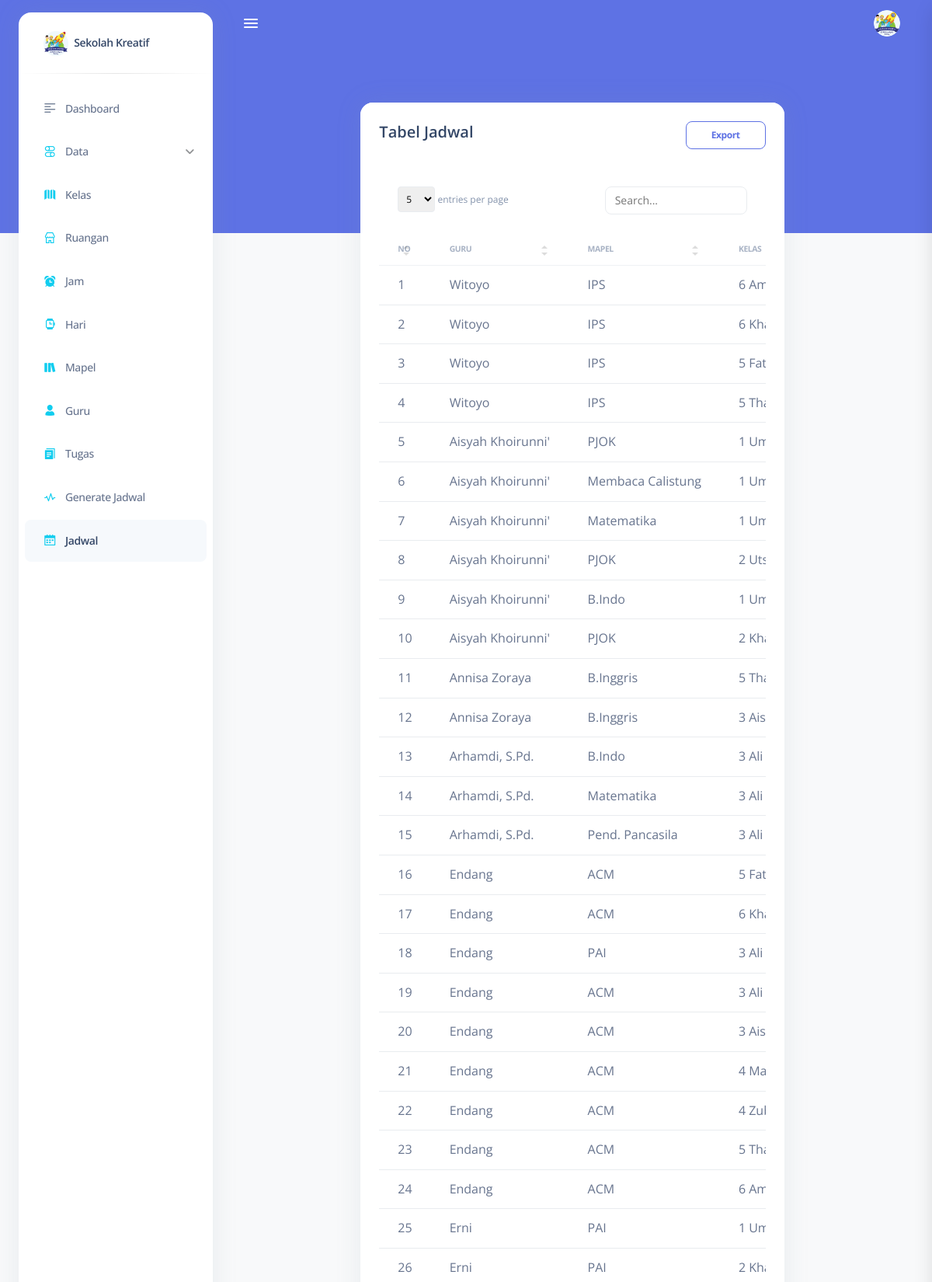
The page /jadwal/ (signed in, upper part) on the database its author committed.
### core/models.py (models this page shows, shortened)
class Jadwal(models.Model):
  tugas = models.ForeignKey(Tugas, on_delete=models.SET_NULL, null=True)
  waktu = models.ForeignKey(Hari, on_delete=models.SET_NULL, null=True)

class Tugas(models.Model):
    mapel = models.ForeignKey(MataPelajaran, on_delete=models.SET_NULL, null=True)
    guru = models.ForeignKey(Guru, on_delete=models.SET_NULL, null=True)

class Guru(models.Model):
    nama = models.CharField(max_length=30)
    alamat = models.CharField(max_length=200)
    jenis_kelamin = models.CharField(max_length=1, choices=JENIS_KELAMIN)
    status = models.IntegerField(choices=STATUS_PEGAWAI, default=1)

class MataPelajaran(models.Model):
    nama_mapel = models.CharField(max_length=50)
    kelas = models.ForeignKey(Kelas, on_delete=models.SET_NULL, null=True)
    waktu = models.IntegerField()

class Kelas(models.Model):
    nama_kelas = models.CharField(max_length=50)

### core/jadwalviews.py (the view)
# urls.py: path('jadwal/', jadwalviews.jadwal_views, name='jadwal'),
@login_required
def jadwal_views(request):
  context = {'jadwal': Jadwal.objects.order_by('tugas__guru__nama', 'waktu__nama_hari').all()}
  return render(request, 'penjadwalan/jadwal/index.html', context)

### core/models.py (called while the page is built)
  def __str__(self):
    return '{} - {}'.format(self.waktu_mulai, self.waktu_selesai)

### core/templatetags/auth_extras.py (called while the page is built)
@register.filter(name='has_group')
def has_group(user, group_name):
    try:
        group = Group.objects.get(name=group_name)
    except Group.DoesNotExist:
        return False
    return True if group in user.groups.all() else False

### templates/penjadwalan/jadwal/index.html (shortened to what this page needs)
{% extends 'base.html' %}
{% load static %}
{% block content %}
<main class="main-content position-relative border-radius-lg ">
  <div class="container-fluid py-4">
    <div class="row mt-4">
      <div class="col-8 mx-auto">
        <div class="card">
          <div class="card-header pb-0">
            <div class="d-flex">
              <div>
                <h5 class="mb-0">Tabel Jadwal</h5>
              </div>
              <div class="ms-auto my-auto mt-0">
                <div class="ms-auto my-auto">
                  <a href="" class="btn btn-outline-primary btn-sm mb-0">
                    Export</a>
                </div>
              </div>
            </div>
          </div>
          <div class="card-body">
            <div class="table-responsive">
              <table class="table table-flush" id="datatable-search">
                <thead class="thead-light">
                  <tr>
                    <th>No</th>
                    <th>Guru</th>
                    <th>Mapel</th>
                    <th>Kelas</th>
                  </tr>
                </thead>
                <tbody>
                  {% for k in jadwal %}
                  <tr>
                    <td>{{forloop.counter}}</td>
                    <td>{{k.tugas.guru.nama}}</td>
                    <td>{{k.tugas.mapel.nama_mapel}}</td>
                    <td>{{k.tugas.mapel.kelas.nama_kelas}}</td>
                  </tr>
                  {% endfor%}
                </tbody>
              </table>
            </div>
          </div>
        </div>
      </div>
    </div>
  </div>
</main>
{% endblock content %}

### rows shown on the page
Jadwal: tugas.guru.nama "Witoyo", tugas.mapel.nama_mapel "IPS", tugas.mapel.kelas.nama_kelas "6…"
Jadwal: tugas.guru.nama "Witoyo", tugas.mapel.nama_mapel "IPS", tugas.mapel.kelas.nama_kelas "6…"
Jadwal: tugas.guru.nama "Witoyo", tugas.mapel.nama_mapel "IPS", tugas.mapel.kelas.nama_kelas "5…"
Jadwal: tugas.guru.nama "Witoyo", tugas.mapel.nama_mapel "IPS", tugas.mapel.kelas.nama_kelas "5…"
Jadwal: tugas.guru.nama "Aisyah Khoirunni'", tugas.mapel.nama_mapel "PJOK", tugas.mapel.kelas.nama_kelas "1…"
Jadwal: tugas.guru.nama "Aisyah Khoirunni'", tugas.mapel.nama_mapel "Membaca Calistung", tugas.mapel.kelas.nama_kelas "1…"
Jadwal: tugas.guru.nama "Aisyah Khoirunni'", tugas.mapel.nama_mapel "Matematika", tugas.mapel.kelas.nama_kelas "1…"
Jadwal: tugas.guru.nama "Aisyah Khoirunni'", tugas.mapel.nama_mapel "PJOK", tugas.mapel.kelas.nama_kelas "2…"
Jadwal: tugas.guru.nama "Aisyah Khoirunni'", tugas.mapel.nama_mapel "B.Indo", tugas.mapel.kelas.nama_kelas "1…"
Jadwal: tugas.guru.nama "Aisyah Khoirunni'", tugas.mapel.nama_mapel "PJOK", tugas.mapel.kelas.nama_kelas "2…"
Jadwal: tugas.guru.nama "Annisa Zoraya", tugas.mapel.nama_mapel "B.Inggris", tugas.mapel.kelas.nama_kelas "5…"
Jadwal: tugas.guru.nama "Annisa Zoraya", tugas.mapel.nama_mapel "B.Inggris", tugas.mapel.kelas.nama_kelas "3…"
Jadwal: tugas.guru.nama "Arhamdi, S.Pd.", tugas.mapel.nama_mapel "B.Indo", tugas.mapel.kelas.nama_kelas "3 Ali…"
Jadwal: tugas.guru.nama "Arhamdi, S.Pd.", tugas.mapel.nama_mapel "Matematika", tugas.mapel.kelas.nama_kelas "3 Ali…"
Jadwal: tugas.guru.nama "Arhamdi, S.Pd.", tugas.mapel.nama_mapel "Pend. Pancasila", tugas.mapel.kelas.nama_kelas "3 Ali…"
Jadwal: tugas.guru.nama "Endang", tugas.mapel.nama_mapel "ACM", tugas.mapel.kelas.nama_kelas "5…"
Jadwal: tugas.guru.nama "Endang", tugas.mapel.nama_mapel "ACM", tugas.mapel.kelas.nama_kelas "6…"
Jadwal: tugas.guru.nama "Endang", tugas.mapel.nama_mapel "PAI", tugas.mapel.kelas.nama_kelas "3 Ali…"
Jadwal: tugas.guru.nama "Endang", tugas.mapel.nama_mapel "ACM", tugas.mapel.kelas.nama_kelas "3 Ali…"
Jadwal: tugas.guru.nama "Endang", tugas.mapel.nama_mapel "ACM", tugas.mapel.kelas.nama_kelas "3…"
Jadwal: tugas.guru.nama "Endang", tugas.mapel.nama_mapel "ACM", tugas.mapel.kelas.nama_kelas "4…"
Jadwal: tugas.guru.nama "Endang", tugas.mapel.nama_mapel "ACM", tugas.mapel.kelas.nama_kelas "4…"
Jadwal: tugas.guru.nama "Endang", tugas.mapel.nama_mapel "ACM", tugas.mapel.kelas.nama_kelas "5…"
Jadwal: tugas.guru.nama "Endang", tugas.mapel.nama_mapel "ACM", tugas.mapel.kelas.nama_kelas "6…"
Jadwal: tugas.guru.nama "Erni", tugas.mapel.nama_mapel "PAI", tugas.mapel.kelas.nama_kelas "1…"
Jadwal: tugas.guru.nama "Erni", tugas.mapel.nama_mapel "PAI", tugas.mapel.kelas.nama_kelas "2…"
